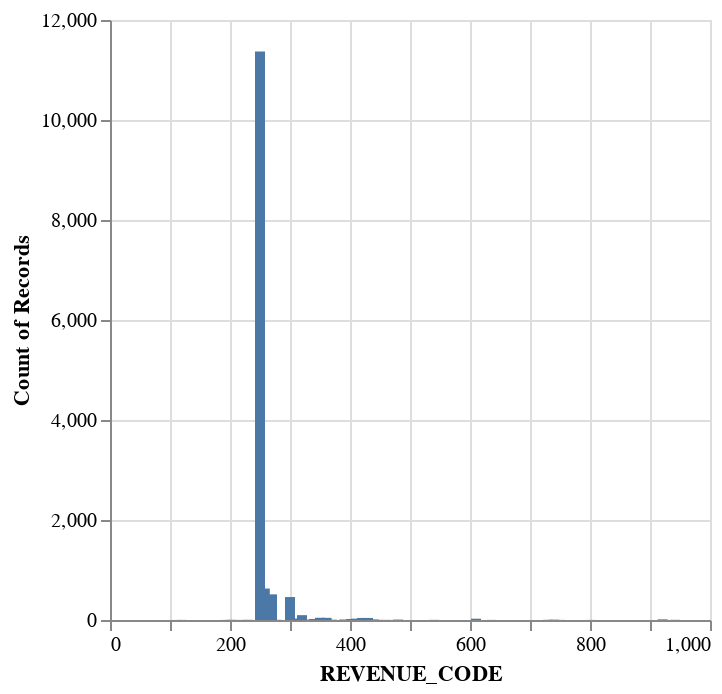

Here is the notebook cell this chart was saved with:
### Markdown cell above
Altair Visualizations

### Code cell
# Create a bar chart (Revenue Code)
alt.Chart(charges).mark_bar().encode(
    x='REVENUE_CODE:Q',
    y='count()',
)

### Figure 1 — Vega specification as saved in the notebook (floating-point values rounded to 4 significant figures)
{"$schema": "https://vega.github.io/schema/vega/v5.json", "data": [{"name": "source_0", "values": [{"REVENUE_CODE": "200", "__count": 1}, {"REVENUE_CODE": "202", "__count": 1}, {"REVENUE_CODE": "201", "__count": 1}, {"REVENUE_CODE": "203", "__count": 1}, {"REVENUE_CODE": "204", "__count": 1}, {"REVENUE_CODE": "120", "__count": 2}, {"REVENUE_CODE": "110", "__count": 1}, {"REVENUE_CODE": "194", "__count": 1}, {"REVENUE_CODE": "213", "__count": 1}, {"REVENUE_CODE": "191", "__count": 1}, {"REVENUE_CODE": "230", "__count": 4}, {"REVENUE_CODE": "220", "__count": 1}, {"REVENUE_CODE": "250", "__count": 11372}, {"REVENUE_CODE": "258", "__count": 629}, {"REVENUE_CODE": "270", "__count": 513}, {"REVENUE_CODE": "942", "__count": 3}, {"REVENUE_CODE": "802", "__count": 1}, {"REVENUE_CODE": "801", "__count": 1}, {"REVENUE_CODE": "278", "__count": 4}, {"REVENUE_CODE": "370", "__count": 6}, {"REVENUE_CODE": "360", "__count": 4}, {"REVENUE_CODE": "361", "__count": 43}, {"REVENUE_CODE": "320", "__count": 97}, {"REVENUE_CODE": "750", "__count": 2}, {"REVENUE_CODE": "402", "__count": 20}, {"REVENUE_CODE": "940", "__count": 1}, {"REVENUE_CODE": "333", "__count": 6}, {"REVENUE_CODE": "350", "__count": 45}, {"REVENUE_CODE": "255", "__count": 10}, {"REVENUE_CODE": "636", "__count": 2}, {"REVENUE_CODE": "610", "__count": 26}, {"REVENUE_CODE": "300", "__count": 459}, {"REVENUE_CODE": "310", "__count": 30}, {"REVENUE_CODE": "311", "__count": 1}, {"REVENUE_CODE": "335", "__count": 2}, {"REVENUE_CODE": "331", "__count": 1}, {"REVENUE_CODE": "730", "__count": 3}, {"REVENUE_CODE": "731", "__count": 1}, {"REVENUE_CODE": "740", "__count": 6}, {"REVENUE_CODE": "922", "__count": 3}, {"REVENUE_CODE": "480", "__count": 8}, {"REVENUE_CODE": "921", "__count": 12}, {"REVENUE_CODE": "483", "__count": 1}, {"REVENUE_CODE": "410", "__count": 27}, {"REVENUE_CODE": "413", "__count": 3}, {"REVENUE_CODE": "460", "__count": 3}, {"REVENUE_CODE": "391", "__count": 3}, {"REVENUE_CODE": "390", "__count": 8}, {"REVENUE_CODE": "430", "__count": 41}, {"REVENUE_CODE": "434", "__count": 4}, {"REVENUE_CODE": "440", "__count": 10}, {"REVENUE_CODE": "444", "__count": 3}, {"REVENUE_CODE": "420", "__count": 41}, {"REVENUE_CODE": "424", "__count": 4}, {"REVENUE_CODE": "340", "__count": 20}, {"REVENUE_CODE": "343", "__count": 9}, {"REVENUE_CODE": "540", "__count": 3}, {"REVENUE_CODE": "259", "__count": 41}, {"REVENUE_CODE": "260", "__count": 3}, {"REVENUE_CODE": "251", "__count": 4}]}, {"name": "source_0_x_domain_REVENUE_CODE", "values": [{"min": 110.0, "max": 942.0}]}, {"name": "source_0_y_domain___count", "values": [{"min": 1, "max": 11372}]}], "marks": [{"type": "rect", "name": "marks", "from": {"data": "source_0"}, "encode": {"update": {"xc": {"field": "REVENUE_CODE", "scale": "x"}, "y": {"field": "__count", "scale": "y"}, "y2": {"value": 0, "scale": "y"}, "width": {"value": 5}, "ariaRoleDescription": {"value": "bar"}, "fill": {"value": "#4c78a8"}, "description": {"signal": "\"REVENUE_CODE: \" + (format(datum[\"REVENUE_CODE\"], \"\")) + \"; Count of Records: \" + (format(datum[\"__count\"], \"\"))"}}}, "style": ["bar"]}], "scales": [{"name": "x", "type": "linear", "domain": [{"signal": "(data(\"source_0_x_domain_REVENUE_CODE\")[0] || {}).min"}, {"signal": "(data(\"source_0_x_domain_REVENUE_CODE\")[0] || {}).max"}], "range": [0, {"signal": "width"}], "zero": false, "nice": true, "padding": 5}, {"name": "y", "type": "linear", "domain": [{"signal": "(data(\"source_0_y_domain___count\")[0] || {}).min"}, {"signal": "(data(\"source_0_y_domain___count\")[0] || {}).max"}], "range": [{"signal": "height"}, 0], "zero": true, "nice": true}], "axes": [{"scale": "x", "tickCount": {"signal": "ceil(width/40)"}, "gridScale": "y", "orient": "bottom", "domain": false, "labels": false, "aria": false, "maxExtent": 0, "minExtent": 0, "grid": true, "zindex": 0, "ticks": false}, {"scale": "y", "labels": false, "grid": true, "orient": "left", "aria": false, "maxExtent": 0, "minExtent": 0, "ticks": false, "zindex": 0, "tickCount": {"signal": "ceil(height/40)"}, "domain": false, "gridScale": "x"}, {"scale": "x", "zindex": 0, "orient": "bottom", "grid": false, "labelOverlap": true, "labelFlush": true, "title": "REVENUE_CODE", "tickCount": {"signal": "ceil(width/40)"}}, {"scale": "y", "orient": "left", "title": "Count of Records", "tickCount": {"signal": "ceil(height/40)"}, "grid": false, "zindex": 0, "labelOverlap": true}], "style": "cell", "height": 300, "background": "white", "width": 300, "padding": 5}
